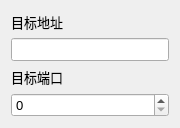
<?xml version="1.0" encoding="UTF-8"?>
<ui version="4.0">
 <class>Form</class>
 <widget class="QWidget" name="Form">
  <property name="geometry">
   <rect>
    <x>0</x>
    <y>0</y>
    <width>180</width>
    <height>128</height>
   </rect>
  </property>
  <property name="minimumSize">
   <size>
    <width>180</width>
    <height>128</height>
   </size>
  </property>
  <property name="font">
   <font>
    <pointsize>10</pointsize>
   </font>
  </property>
  <property name="windowTitle">
   <string>Form</string>
  </property>
  <layout class="QVBoxLayout" name="verticalLayout">
   <item>
    <widget class="QLabel" name="label_Address">
     <property name="text">
      <string>目标地址</string>
     </property>
    </widget>
   </item>
   <item>
    <widget class="QLineEdit" name="lineEdit_Address"/>
   </item>
   <item>
    <widget class="QLabel" name="label_Port">
     <property name="text">
      <string>目标端口</string>
     </property>
    </widget>
   </item>
   <item>
    <widget class="QSpinBox" name="spinBox_Port">
     <property name="layoutDirection">
      <enum>Qt::LayoutDirection::LeftToRight</enum>
     </property>
     <property name="maximum">
      <number>65535</number>
     </property>
    </widget>
   </item>
  </layout>
 </widget>
 <resources/>
 <connections/>
</ui>
